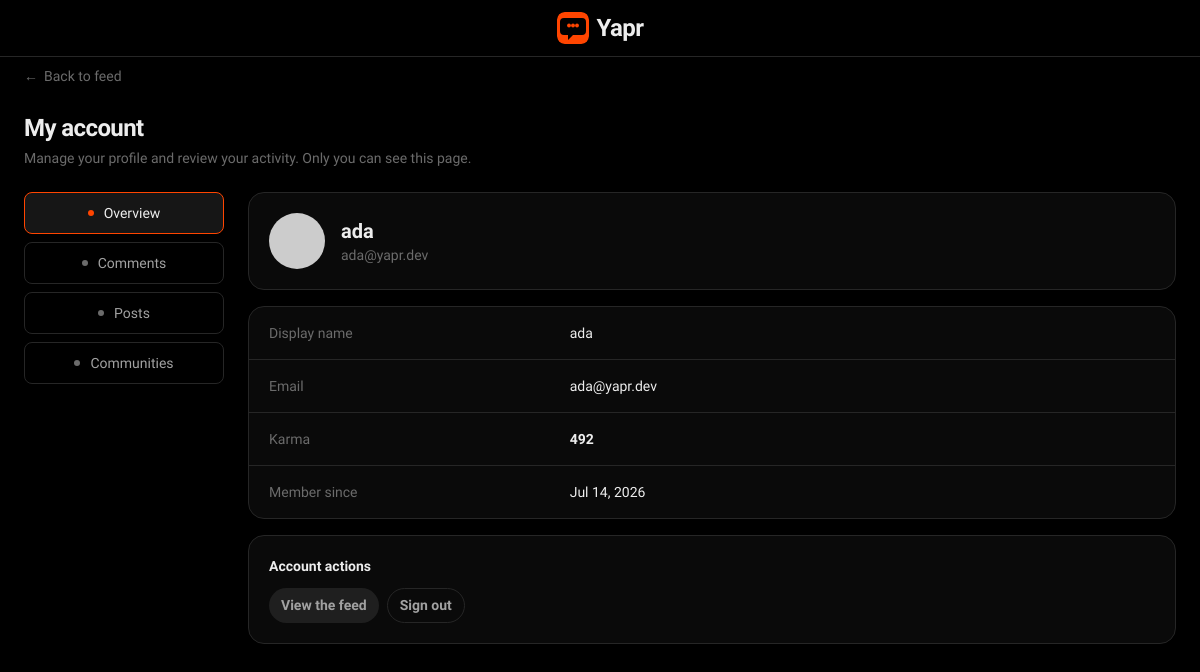
The app's page /profile.php (signed in) with its own data.
### tables this page shows
CREATE TABLE users (
    id         INT UNSIGNED AUTO_INCREMENT PRIMARY KEY,
    username   VARCHAR(30)  NOT NULL UNIQUE,
    email      VARCHAR(255) NOT NULL UNIQUE,
    password   VARCHAR(255) NOT NULL,
    avatar     VARCHAR(255) DEFAULT NULL,
    endless_scroll TINYINT(1) NOT NULL DEFAULT 0,
    created_at TIMESTAMP    NOT NULL DEFAULT CURRENT_TIMESTAMP,
    updated_at TIMESTAMP    NOT NULL DEFAULT CURRENT_TIMESTAMP ON UPDATE CURRENT_TIMESTAMP
);

### api/profile.php (the view, shortened to what this page needs)
<?php
require __DIR__ . '/includes/db.php';
require __DIR__ . '/includes/helpers.php';
$me = $_SESSION['user'];
$id = intval($me['id']);
$userRow = mysqli_query($conn, "
    SELECT username, email, avatar, created_at
    FROM users WHERE id = $id
");
if ($userRow && $u = mysqli_fetch_assoc($userRow)) {
    $me['username']    = $u['username'];
    $me['email']       = $u['email'];
    $me['avatar_url']  = $u['avatar'];
    $me['created_at']  = $u['created_at'];
}
$karmaRes = mysqli_query($conn, "
    SELECT
        (SELECT COALESCE(SUM(score), 0) FROM posts    WHERE user_id = $id) +
        (SELECT COALESCE(SUM(score), 0) FROM comments WHERE user_id = $id) AS karma
");
$karma = 0;
if ($karmaRes && $kRow = mysqli_fetch_assoc($karmaRes)) {
    $karma = intval($kRow['karma']);
}
require __DIR__ . '/includes/header.php';
?>
<div class="space-y-6">
  <a href="index.php"
     class="inline-flex items-center gap-1.5 text-sm text-ink-faint transition hover:text-pop">
    <span aria-hidden="true">&larr;</span> Back to feed
  </a>
  <header class="space-y-1">
    <h1 class="font-display text-2xl font-bold tracking-tight text-ink">My account</h1>
    <p class="max-w-[60ch] text-sm text-ink-faint">
      Manage your profile and review your activity. Only you can see this page.
    </p>
  </header>
  <div class="flex flex-col gap-6 lg:grid lg:grid-cols-[200px_1fr]">
    <aside class="z-10 -mx-6 bg-night lg:sticky lg:top-20 lg:self-start lg:mx-0 lg:bg-transparent">
      <nav id="tab-bar" aria-label="Account sections"
           class="grid grid-cols-4 border-b border-line px-4 lg:flex lg:flex-col lg:gap-2 lg:border-b-0 lg:px-0">
        <button type="button" data-tab="overview"
                class="tab-pill is-active flex items-center justify-center gap-2.5 px-2 py-2.5 text-xs font-medium transition lg:rounded-lg lg:px-3 lg:text-sm">
          <span class="dot hidden h-1.5 w-1.5 shrink-0 rounded-full lg:inline-block" aria-hidden="true"></span>
          Overview
        </button>
        <button type="button" data-tab="comments"
                class="tab-pill flex items-center justify-center gap-2.5 px-2 py-2.5 text-xs font-medium transition lg:rounded-lg lg:px-3 lg:text-sm">
          <span class="dot hidden h-1.5 w-1.5 shrink-0 rounded-full lg:inline-block" aria-hidden="true"></span>
          Comments
        </button>
        <button type="button" data-tab="posts"
                class="tab-pill flex items-center justify-center gap-2.5 px-2 py-2.5 text-xs font-medium transition lg:rounded-lg lg:px-3 lg:text-sm">
          <span class="dot hidden h-1.5 w-1.5 shrink-0 rounded-full lg:inline-block" aria-hidden="true"></span>
          Posts
        </button>
        <button type="button" data-tab="communities"
                class="tab-pill flex items-center justify-center gap-2.5 px-2 py-2.5 text-xs font-medium transition lg:rounded-lg lg:px-3 lg:text-sm">
          <span class="dot hidden h-1.5 w-1.5 shrink-0 rounded-full lg:inline-block" aria-hidden="true"></span>
          Communities
        </button>
      </nav>
    </aside>
    <div class="min-w-0 space-y-4">
      <section data-panel="overview" class="space-y-4">
        <div class="card flex items-center gap-4 p-5">
          <?= avatarHtml($me, 14) ?>
          <div class="min-w-0">
            <h2 class="truncate font-display text-xl font-bold text-ink">
              <?= escapeHtml($me['username']) ?>
            </h2>
            <p class="truncate text-sm text-ink-faint">
              <?= escapeHtml($me['email'] ?? '') ?>
            </p>
          </div>
        </div>
        <div class="card divide-y divide-line">
          <div class="grid grid-cols-3 gap-4 px-5 py-4">
            <div class="text-sm font-medium text-ink-faint">Display name</div>
            <div class="col-span-2 text-sm text-ink"><?= escapeHtml($me['username']) ?></div>
          </div>
          <div class="grid grid-cols-3 gap-4 px-5 py-4">
            <div class="text-sm font-medium text-ink-faint">Email</div>
            <div class="col-span-2 truncate text-sm text-ink">
              <?= escapeHtml($me['email'] ?? 'Not set') ?>
            </div>
          </div>
          <div class="grid grid-cols-3 gap-4 px-5 py-4">
            <div class="text-sm font-medium text-ink-faint">Karma</div>
            <div class="col-span-2 font-display text-sm font-semibold text-ink"><?= escapeHtml($karma) ?></div>
          </div>
          <div class="grid grid-cols-3 gap-4 px-5 py-4">
            <div class="text-sm font-medium text-ink-faint">Member since</div>
            <div class="col-span-2 text-sm text-ink">
              <?= escapeHtml(date('M j, Y', strtotime($me['created_at'] ?? 'now'))) ?>
            </div>
          </div>
        </div>
        <div class="card p-5">
          <h3 class="font-display text-sm font-semibold text-ink">Account actions</h3>
          <div class="mt-3 flex flex-wrap gap-2">
            <a href="index.php"
               class="pill bg-night-top text-ink-soft transition hover:bg-pop hover:text-white">
              View the feed
            </a>
            <form action="logout.php" method="post" class="inline">
              <button type="submit"
                      class="pill border border-line bg-night-soft text-ink-soft transition hover:border-pop hover:text-pop">
                Sign out
              </button>
            </form>
          </div>
        </div>
      </section>
    </div>
  </div>
</div>
<?php require __DIR__ . '/includes/footer.php'; ?>

### public/css/polish.css (style rules this page uses)
html { background: #000; }

### public/css/mobile.css (style rules this page uses)
@media (min-width: 1024px) { .tab-pill { border: 1px solid #262626; border-radius: 0.5rem; background: transparent; color: #a1a1a1; border-bottom-width: 1px; } }
@media (min-width: 1024px) { .tab-pill.is-active { border-color: #ff4500; background: #161616; color: #ededed; } }
@media (min-width: 1024px) { .tab-pill.is-active .dot { background-color: #ff4500; } }
@media (min-width: 1024px) { .tab-pill:not(.is-active) .dot { background-color: #6b6b6b; } }

### api/includes/header.php (style rules this page uses)
:root { --ease-out: cubic-bezier(0.23, 1, 0.32, 1); }
body { background: #000000; -webkit-font-smoothing: antialiased; -moz-osx-font-smoothing: grayscale; }
.card { position: relative; border-radius: 1rem; border: 1px solid #262626; background: #0a0a0a; color: #ededed; transition: transform 200ms var(--ease-out), border-color 200ms var(--ease-out), box-shadow 200ms var(--ease-out); }
.pill { display: inline-flex; align-items: center; justify-content: center; gap: 0.375rem; border-radius: 9999px; padding: 0.375rem 0.75rem; font-size: 0.875rem; font-weight: 600; transition: transform 150ms var(--ease-out), background 150ms var(--ease-out), color 150ms var(--ease-out); }

### records on screen
users: username "ada", email "ada@yapr.dev", created_at "Jul 14, 2026"

### other values on screen
escapeHtml($karma) "492"
